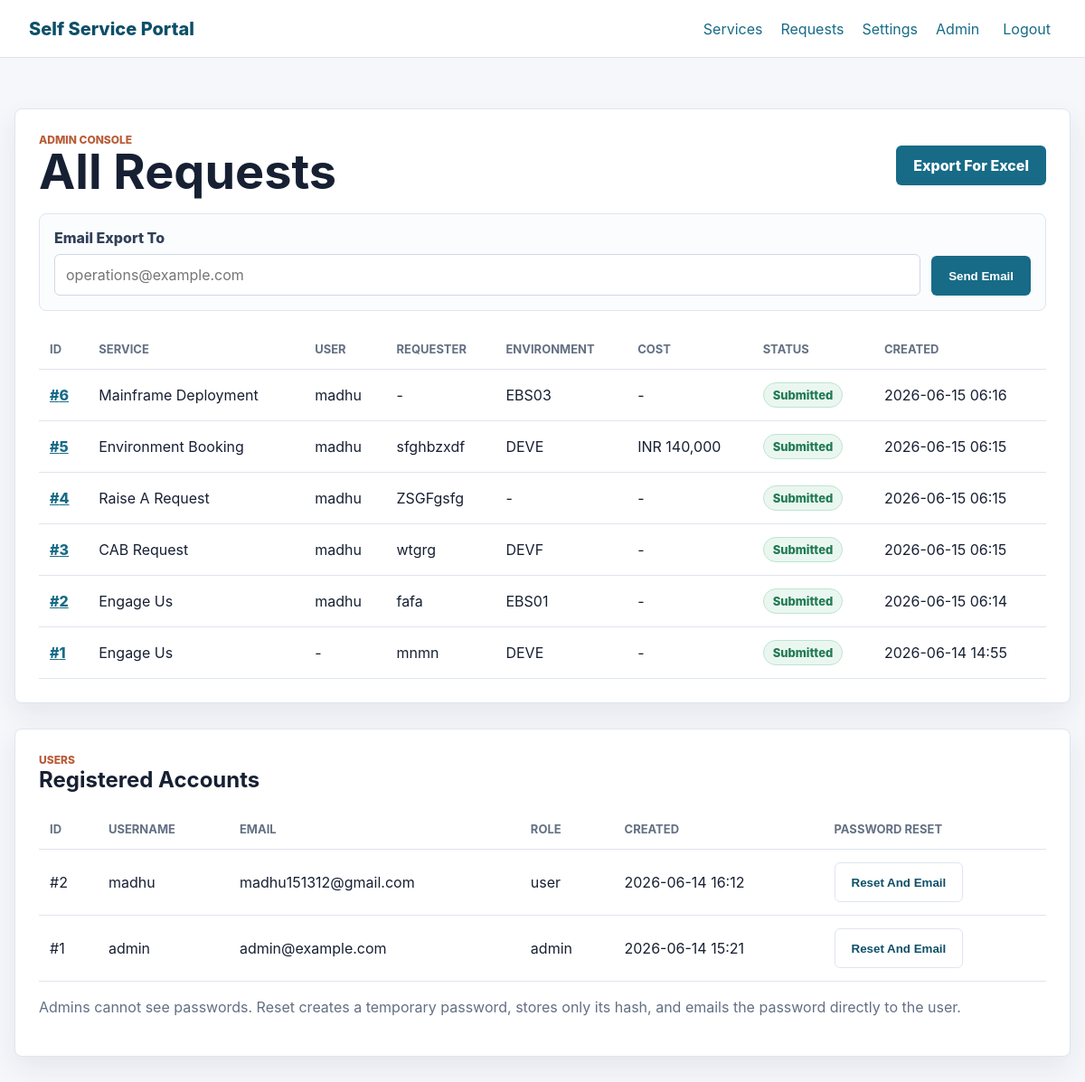
The page /admin (signed in) on the database its author committed.
### app.py (models this page shows)
class ServiceRequest(db.Model):
    id = db.Column(db.Integer, primary_key=True)
    user_id = db.Column(db.Integer, db.ForeignKey("user.id"))
    service_key = db.Column(db.String(80), nullable=False, index=True)
    service_name = db.Column(db.String(120), nullable=False)
    requester = db.Column(db.String(120))
    environment = db.Column(db.String(40))
    start_date = db.Column(db.Date)
    end_date = db.Column(db.Date)
    application = db.Column(db.String(120))
    environment_type = db.Column(db.String(40))
    short_summary = db.Column(db.String(255))
    description = db.Column(db.Text)
    outage = db.Column(db.String(20))
    sme_details = db.Column(db.String(255))
    environment_impact = db.Column(db.Text)
    problem = db.Column(db.Text)
    calculated_cost = db.Column(db.Integer)
    status = db.Column(db.String(40), nullable=False, default="Submitted")
    created_at = db.Column(db.DateTime, nullable=False, default=datetime.utcnow)

class User(db.Model):
    id = db.Column(db.Integer, primary_key=True)
    username = db.Column(db.String(80), nullable=False, unique=True, index=True)
    email = db.Column(db.String(255), nullable=False, unique=True, index=True)
    password_hash = db.Column(db.String(255), nullable=False)
    role = db.Column(db.String(20), nullable=False, default="user")
    created_at = db.Column(db.DateTime, nullable=False, default=datetime.utcnow)
    requests = db.relationship("ServiceRequest", backref="user", lazy=True)
    @property
    def is_admin(self):
        return self.role == "admin"

### app.py (the view)
    @app.get("/admin")
    @admin_required
    def admin_dashboard():
        service_requests = ServiceRequest.query.order_by(ServiceRequest.created_at.desc()).all()
        users = User.query.order_by(User.created_at.desc()).all()
        return render_template("admin.html", service_requests=service_requests, users=users)

### app.py (called while the page is built)
def get_current_user():
    user_id = session.get("user_id")
    if not user_id:
        return None
    return db.session.get(User, user_id)

def admin_required(view):
    @wraps(view)
    def wrapped_view(*args, **kwargs):
        current_user = get_current_user()
        if not current_user:
            flash("Please login to continue.", "error")
            return redirect(url_for("login"))
        if not current_user.is_admin:
            abort(403)
        return view(*args, **kwargs)
    return wrapped_view

### templates/admin.html (shortened to what this page needs)
{% extends "base.html" %}
{% block content %}
<section class="section-block">
    <div class="section-heading">
        <div>
            <p class="eyebrow">Admin console</p>
            <h1>All Requests</h1>
        </div>
        <a class="button primary" href="{{ url_for('admin_export') }}">Export For Excel</a>
    </div>
    <form class="email-form" method="post" action="{{ url_for('admin_email') }}">
        <div class="form-field">
            <label for="recipient">Email Export To</label>
            <input id="recipient" name="recipient" type="email" placeholder="operations@example.com" required>
        </div>
        <button class="button primary" type="submit">Send Email</button>
    </form>
    {% if service_requests %}
        <div class="table-wrap">
            <table>
                <thead>
                    <tr>
                        <th>ID</th>
                        <th>Service</th>
                        <th>User</th>
                        <th>Requester</th>
                        <th>Environment</th>
                        <th>Cost</th>
                        <th>Status</th>
                        <th>Created</th>
                    </tr>
                </thead>
                <tbody>
                    {% for item in service_requests %}
                        <tr>
                            <td><a href="{{ url_for('request_detail', request_id=item.id) }}">#{{ item.id }}</a></td>
                            <td>{{ item.service_name }}</td>
                            <td>{{ item.user.username if item.user else "-" }}</td>
                            <td>{{ item.requester or "-" }}</td>
                            <td>{{ item.environment or "-" }}</td>
                            <td>{% if item.calculated_cost %}INR {{ "{:,}".format(item.calculated_cost) }}{% else %}-{% endif %}</td>
                            <td><span class="status">{{ item.status }}</span></td>
                            <td>{{ item.created_at.strftime("%Y-%m-%d %H:%M") }}</td>
                        </tr>
                    {% endfor %}
                </tbody>
            </table>
        </div>
    {% else %}
        <p class="empty-state">No requests submitted yet.</p>
    {% endif %}
</section>
<section class="section-block">
    <div class="section-heading">
        <div>
            <p class="eyebrow">Users</p>
            <h2>Registered Accounts</h2>
        </div>
    </div>
    <div class="table-wrap">
        <table>
            <thead>
                <tr>
                    <th>ID</th>
                    <th>Username</th>
                    <th>Email</th>
                    <th>Role</th>
                    <th>Created</th>
                    <th>Password Reset</th>
                </tr>
            </thead>
            <tbody>
                {% for user in users %}
                    <tr>
                        <td>#{{ user.id }}</td>
                        <td>{{ user.username }}</td>
                        <td>{{ user.email }}</td>
                        <td>{{ user.role }}</td>
                        <td>{{ user.created_at.strftime("%Y-%m-%d %H:%M") }}</td>
                        <td>
                            <form class="inline-form" method="post" action="{{ url_for('admin_reset_password', user_id=user.id) }}">
                                <button class="button secondary" type="submit">Reset And Email</button>
                            </form>
                        </td>
                    </tr>
                {% endfor %}
            </tbody>
        </table>
    </div>
    <p class="helper-text">Admins cannot see passwords. Reset creates a temporary password, stores only its hash, and emails the password directly to the user.</p>
</section>
{% endblock %}

### static/css/styles.css (style rules this page uses)
:root { color-scheme: light; --bg: #f6f7fb; --panel: #ffffff; --text: #172033; --muted: #637083; --line: #dfe5ee; --primary: #176b87; --primary-dark: #0d4f68; --accent: #b85c38; --success: #217a53; --error: #b42318; --shadow: 0 12px 30px rgba(23, 32, 51, 0.08); }
* { box-sizing: border-box; }
body { margin: 0; min-height: 100vh; background: var(--bg); color: var(--text); font-family: Inter, Segoe UI, Arial, sans-serif; }
a { color: inherit; }
.hero h1, .form-intro h1, .section-heading h1 { margin: 8px 0 10px; font-size: clamp(32px, 5vw, 54px); line-height: 1.04; letter-spacing: 0; }
.eyebrow { margin: 0; color: var(--accent); font-size: 12px; font-weight: 800; letter-spacing: 0; text-transform: uppercase; }
.section-block, .detail-layout, .request-form { margin-top: 28px; padding: 26px; background: var(--panel); border: 1px solid var(--line); border-radius: 8px; box-shadow: var(--shadow); }
.section-heading { display: flex; align-items: center; justify-content: space-between; gap: 16px; margin-bottom: 18px; }
.section-heading h2, .section-heading h1 { margin: 0; }
.helper-text { color: var(--muted); line-height: 1.5; }
.email-form { display: grid; grid-template-columns: minmax(240px, 1fr) auto; gap: 12px; align-items: end; margin-bottom: 20px; padding: 16px; background: #fbfcfe; border: 1px solid var(--line); border-radius: 8px; }
.inline-form { margin: 0; }
.form-field { display: grid; gap: 8px; }
label { color: #314057; font-weight: 800; }
input, select, textarea { width: 100%; min-height: 46px; padding: 11px 12px; color: var(--text); background: #ffffff; border: 1px solid #cfd8e5; border-radius: 6px; font: inherit; }
.button { display: inline-flex; align-items: center; justify-content: center; min-height: 44px; padding: 0 18px; border: 1px solid transparent; border-radius: 6px; font-weight: 800; text-decoration: none; cursor: pointer; }
.button.primary { color: #ffffff; background: var(--primary); }
.button.secondary { color: var(--primary-dark); background: #ffffff; border-color: var(--line); }
.table-wrap { overflow-x: auto; }
table { width: 100%; border-collapse: collapse; min-width: 760px; }
th, td { padding: 14px 12px; text-align: left; border-bottom: 1px solid var(--line); }
th { color: var(--muted); font-size: 13px; text-transform: uppercase; }
td a { color: var(--primary); font-weight: 800; }
.status { display: inline-flex; align-items: center; min-height: 28px; padding: 0 10px; color: var(--success); background: #eaf7f0; border: 1px solid #bfe4d0; border-radius: 999px; font-size: 13px; font-weight: 800; }

### rows shown on the page
ServiceRequest: id "6", service_name "Mainframe Deployment", user "madhu", requester "-", environment "EBS03", status "Submitted", created_at "2026-06-15 06:16"
ServiceRequest: id "5", service_name "Environment Booking", user "madhu", requester "sfghbzxdf", environment "DEVE", calculated_cost "140,000", status "Submitted", created_at "2026-06-15 06:15"
ServiceRequest: id "4", service_name "Raise A Request", user "madhu", requester "ZSGFgsfg", environment "-", status "Submitted", created_at "2026-06-15 06:15"
ServiceRequest: id "3", service_name "CAB Request", user "madhu", requester "wtgrg", environment "DEVF", status "Submitted", created_at "2026-06-15 06:15"
ServiceRequest: id "2", service_name "Engage Us", user "madhu", requester "fafa", environment "EBS01", status "Submitted", created_at "2026-06-15 06:14"
ServiceRequest: id "1", service_name "Engage Us", user "-", requester "mnmn", environment "DEVE", status "Submitted", created_at "2026-06-14 14:55"
User: id "2", username "madhu", email "madhu151312@gmail.com", role "user", created_at "2026-06-14 16:12"
User: id "1", username "admin", email "admin@example.com", role "admin", created_at "2026-06-14 15:21"
